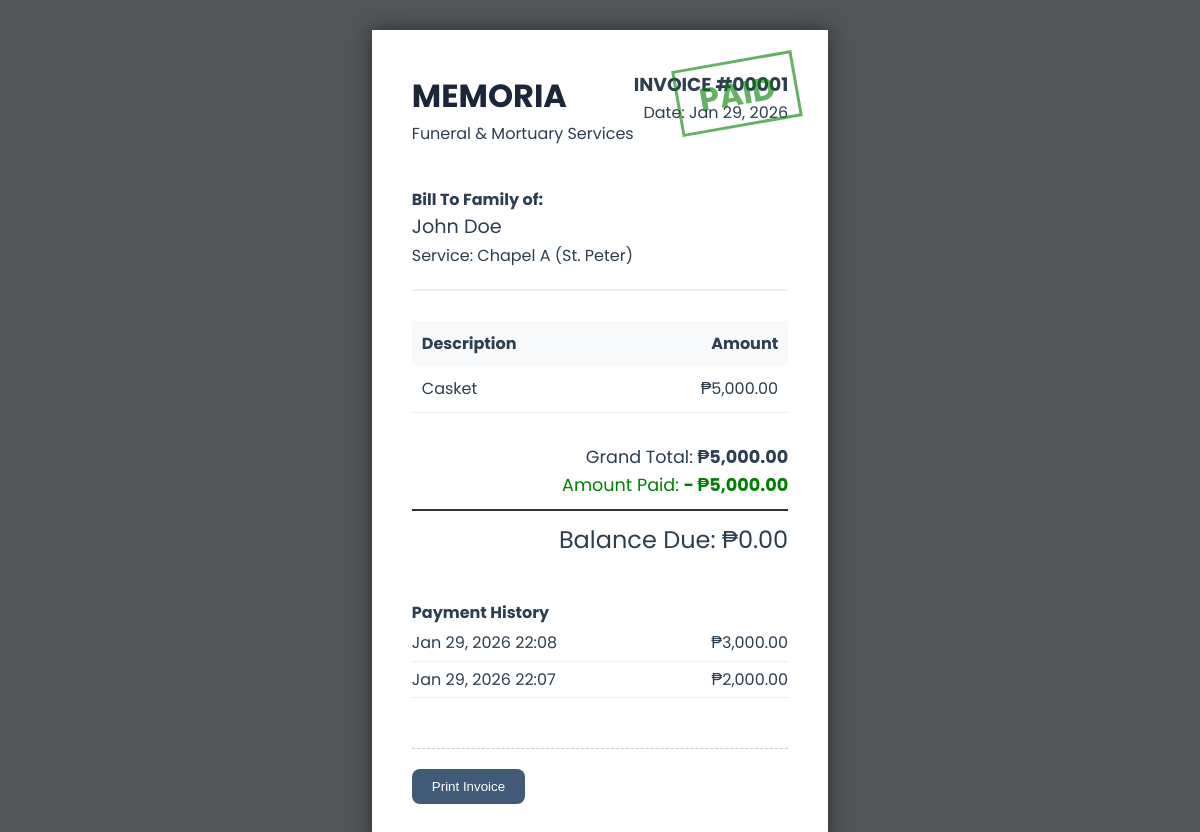
The page /modules/billing/view_invoice.php?id=1 (signed in) on the database its author committed.
### tables this page shows
CREATE TABLE `invoices` (
  `id` int(11) NOT NULL,
  `reservation_id` int(11) NOT NULL,
  `total_amount` decimal(10,2) NOT NULL,
  `status` enum('Unpaid','Partial','Paid','Cancelled') DEFAULT 'Unpaid',
  `created_at` timestamp NOT NULL DEFAULT current_timestamp()
);

CREATE TABLE `reservations` (
  `id` int(11) NOT NULL,
  `chapel_name` varchar(50) NOT NULL,
  `deceased_name` varchar(100) NOT NULL,
  `start_date` datetime NOT NULL,
  `end_date` datetime NOT NULL,
  `reserved_by` int(11) DEFAULT NULL
);

CREATE TABLE `invoice_items` (
  `id` int(11) NOT NULL,
  `invoice_id` int(11) NOT NULL,
  `description` varchar(255) NOT NULL,
  `amount` decimal(10,2) NOT NULL
);

CREATE TABLE `payments` (
  `id` int(11) NOT NULL,
  `invoice_id` int(11) NOT NULL,
  `amount` decimal(10,2) NOT NULL,
  `payment_date` datetime DEFAULT current_timestamp(),
  `received_by` int(11) DEFAULT NULL
);

### modules/billing/view_invoice.php (the view, shortened to what this page needs)
<?php
require_once('../../config/db.php');
$id = intval($_GET['id']);
$inv = mysqli_fetch_assoc(mysqli_query($conn, "SELECT i.*, r.deceased_name, r.chapel_name FROM invoices i JOIN reservations r ON i.reservation_id = r.id WHERE i.id = $id"));
$items = mysqli_query($conn, "SELECT * FROM invoice_items WHERE invoice_id = $id");
$payments = mysqli_query($conn, "SELECT * FROM payments WHERE invoice_id = $id ORDER BY payment_date DESC");
$total_paid = 0;
while($p = mysqli_fetch_assoc($payments)) { $paid_history[] = $p; $total_paid += $p['amount']; }
$balance = $inv['total_amount'] - $total_paid;
?>
<!DOCTYPE html>
<html lang="en">
<head>
    <link rel="stylesheet" href="../../assets/css/style.css">
</head>
<body>
<div class="paper">
    <div class="status-stamp"><?= strtoupper($inv['status']) ?></div>
    <div style="display: flex; justify-content: space-between; margin-bottom: 40px;">
        <div>
            <h1 style="margin: 0; color: var(--deep-navy);">MEMORIA</h1>
            <p>Funeral & Mortuary Services</p>
        </div>
        <div style="text-align: right;">
            <h3>INVOICE #<?= str_pad($inv['id'], 5, '0', STR_PAD_LEFT) ?></h3>
            <p>Date: <?= date('M d, Y', strtotime($inv['created_at'])) ?></p>
        </div>
    </div>
    <div style="margin-bottom: 30px; border-bottom: 2px solid #eee; padding-bottom: 20px;">
        <strong>Bill To Family of:</strong><br>
        <span style="font-size: 1.2rem;"><?= $inv['deceased_name'] ?></span><br>
        Service: <?= $inv['chapel_name'] ?>
    </div>
    <table style="width: 100%; border-collapse: collapse; margin-bottom: 30px;">
        <thead style="background: #f8f9fa;">
            <tr>
                <th style="padding: 10px; text-align: left;">Description</th>
                <th style="padding: 10px; text-align: right;">Amount</th>
            </tr>
        </thead>
        <tbody>
            <?php while($item = mysqli_fetch_assoc($items)): ?>
            <tr>
                <td style="padding: 10px; border-bottom: 1px solid #eee;"><?= $item['description'] ?></td>
                <td style="padding: 10px; border-bottom: 1px solid #eee; text-align: right;">₱<?= number_format($item['amount'], 2) ?></td>
            </tr>
            <?php endwhile; ?>
        </tbody>
    </table>
    <div style="text-align: right; margin-bottom: 40px;">
        <div style="font-size: 1.1rem;">Grand Total: <strong>₱<?= number_format($inv['total_amount'], 2) ?></strong></div>
        <div style="font-size: 1.1rem; color: green;">Amount Paid: <strong>- ₱<?= number_format($total_paid, 2) ?></strong></div>
        <div style="font-size: 1.5rem; margin-top: 10px; border-top: 2px solid #333; padding-top: 10px;">
            Balance Due: ₱<?= number_format($balance, 2) ?>
        </div>
    </div>
    <?php if(!empty($paid_history)): ?>
    <div style="margin-top: 40px;">
        <h4>Payment History</h4>
        <ul style="list-style: none; padding: 0;">
            <?php foreach($paid_history as $ph): ?>
            <li style="border-bottom: 1px solid #eee; padding: 5px 0; display: flex; justify-content: space-between;">
                <span><?= date('M d, Y H:i', strtotime($ph['payment_date'])) ?></span>
                <span>₱<?= number_format($ph['amount'], 2) ?></span>
            </li>
            <?php endforeach; ?>
        </ul>
    </div>
    <?php endif; ?>
    <div class="no-print" style="margin-top: 50px; border-top: 1px dashed #ccc; padding-top: 20px;">
        <button onclick="window.print()" class="btn btn-primary">Print Invoice</button>
    </div>
</div>
</body>
</html>

### assets/css/style.css (style rules this page uses)
:root { --deep-navy: #1B263B; --slate-blue: #415A77; --cloud-gray: #E0E1DD; --muted-teal: #778DA9; --white: #FFFFFF; --danger: #e74c3c; --success: #2ecc71; --text-dark: #2c3e50; --text-light: #95a5a6; --shadow-sm: 0 2px 4px rgba(0,0,0,0.05); --shadow-md: 0 4px 6px rgba(0,0,0,0.07); --shadow-lg: 0 10px 15px rgba(0,0,0,0.1); }
* { margin: 0; padding: 0; box-sizing: border-box; }
body { font-family: 'Poppins', sans-serif; background-color: #F0F2F5; color: var(--text-dark); line-height: 1.6; min-height: 100vh; display: flex; flex-direction: column; }
.btn { padding: 10px 20px; border-radius: 8px; font-weight: 500; cursor: pointer; border: none; transition: all 0.2s; text-decoration: none; display: inline-flex; align-items: center; gap: 8px; }
.btn-primary { background: var(--slate-blue); color: white; }

### rows shown on the page
invoices: status "PAID", id "00001", created_at "Jan 29, 2026", reservation.deceased_name "John Doe", reservation.chapel_name "Chapel A (St. Peter)", total_amount "5,000.00", total_amount "0.00"
invoice_items: description "Casket", amount "5,000.00"
payments: payment_date "Jan 29, 2026 22:08", amount "3,000.00"
payments: payment_date "Jan 29, 2026 22:07", amount "2,000.00"

### other values the page prints
$total_paid "5,000.00"
